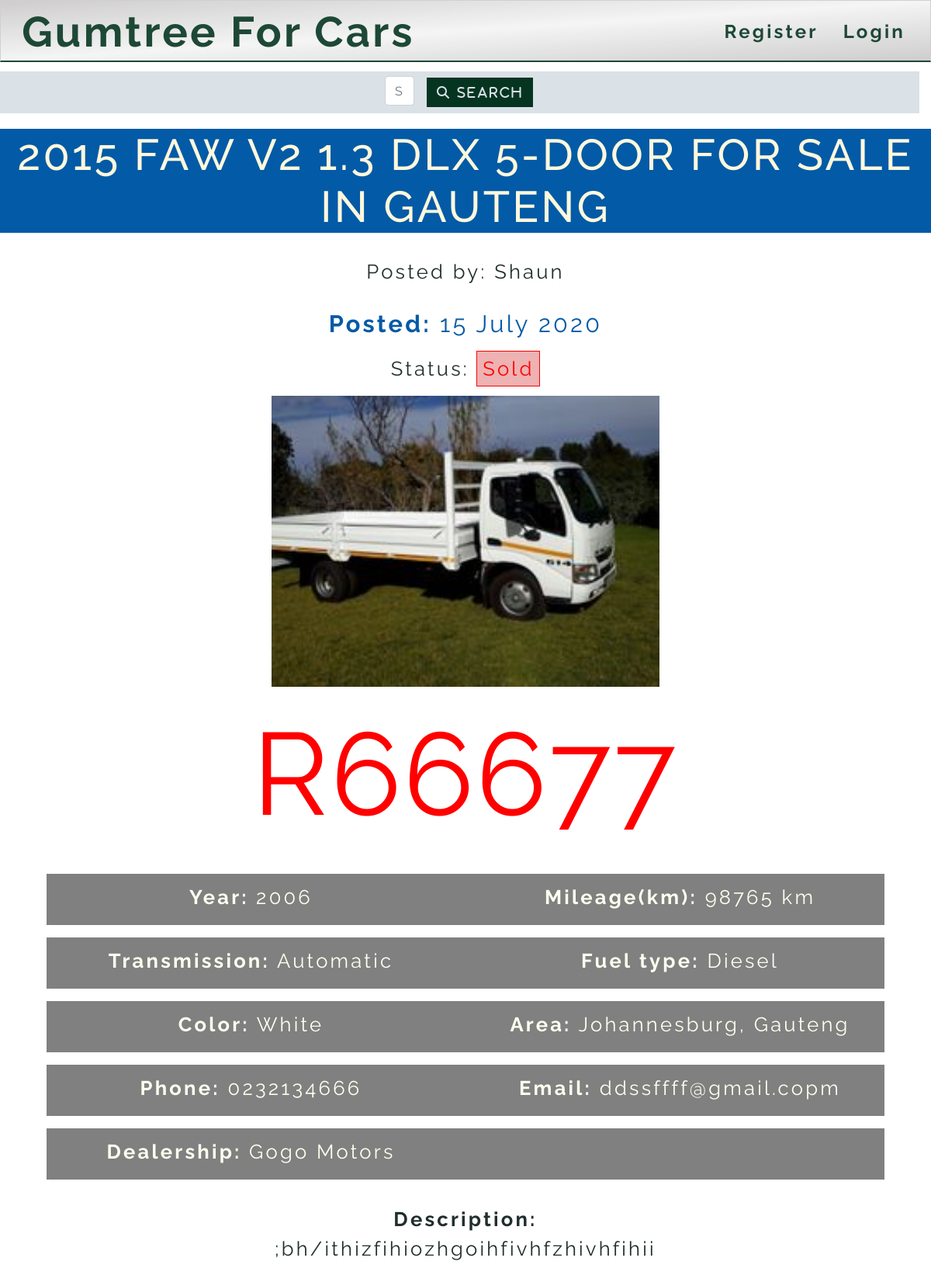
Screenshot of /car_information/10/ with the database file from the repository.
### carsforsale/models.py (models this page shows, shortened)
class Carsforsale(models.Model):
    transmission_choices = (
        ('Automatic', 'Automatic'), ('Manual', 'Manual')
    )
    fuel_choices = (
        ('Diesel', 'Diesel'),
        ('Petrol', 'Petrol')
    )
    provinces = (
        ('Gauteng', 'Gauteng'),
        ('North West', 'North west'),
        ('Free State', 'Free State'),
        ('Western Cape', 'Western Cape'),
        ('Mpumalanga', 'Mpumalanga'),
        ('Limpopo', 'Limpopo'),
        ('Eastern Cape', 'Eastern Cape'),
        ('Northern Cape', 'Northern Cape'),
        ('KwaZulu Natal', 'KwaZulu Natal'),
    )
    status_choices = (
        ('available', 'available'),
        ('sold','sold')
    )
    title = models.CharField(default='', max_length= 100)
    date = models.DateTimeField(auto_now_add=True)
    car_picture = models.ImageField(upload_to='cars_pictures', default='noimage.jpg', blank=True)
    price = models.CharField(default='', max_length= 10)
    status = models.CharField(max_length=10, default='avalable', choices= status_choices)
    make = models.CharField(max_length= 50, default='')
    model = models.CharField(max_length= 50, default='')
    manufactured = models.CharField(max_length=4, default='')
    mileage = models.CharField(max_length= 10, default='')
    transmission = models.CharField(default='', max_length=20, choices= transmission_choices)
    fuel_type = models.CharField(default='', max_length= 10, choices=fuel_choices)
    color =  models.CharField(default='', max_length= 50)
    car_description = models.TextField()
    city = models.CharField(max_length=50)
    province = models.CharField(max_length=50, choices= provinces)
    creator = models.ForeignKey(User, on_delete=models.CASCADE)
    phone = models.CharField(max_length=10, default=0)
    email = models.EmailField(default='', max_length= 50)
    dealership = models.CharField(default='', max_length=50)
    class Meta:
        verbose_name_plural = 'Carsforsale'

### carsforsale/views.py (the view)
# urls.py: path('car_information/<int:pk>/', CarDetailView.as_view(), name = 'car_info'),
class CarDetailView(DetailView):
    model = Carsforsale
    template_name = 'carsforsale/car_info.html'

### carsforsale/templates/carsforsale/car_info.html (shortened to what this page needs)
{% extends 'carsforsale/layout.html' %}
{% block navlinks %}
    {% if user.is_authenticated%}
    <li><a href="/account/profile">Profile</a></li>
    <li><a href="/postcar">Create car post</a></li>
    <li><a href="/account/logout">Logout</a></li>
    {% else %}
    <li><a href="/account/register">Register</a></li>
    <li><a href="/account/login">Login</a></li>
    {% endif %}
{% endblock %}
{% block content %}
<h3 class="car_info_heading">{{ object.title }}</h4>
<div class="myfield col s12 m2">
<p class="carinfo_list z-depth-1">Posted by: {{ object.creator.first_name}}</p>
    <p class="datetime"> <b>Posted:</b> {{ object.date|date:"d F Y"  }}</p>
    {% if object.status == 'available' %}
   <p>Status: <span class='available'>Available</span></p>
   {% else %}
   <p>Status: <span class='sold'>Sold</span></p>
   {% endif %}
   <img src="{{ object.car_picture.url }}" width="500px" class="z-depth-5">
   <p class="price z-depth-1"> {{ object.price}}</p>
   <ul class="car_details grey">
        <li class="carinfo_list z-depth-1"><b>Year: </b> {{ object.manufactured }} </li>
        <li class="carinfo_list z-depth-1"><b>Mileage(km):</b> {{ object.mileage }}</li>
    </ul>
    <ul class="car_details grey">
        <li class="carinfo_list z-depth-1"><b>Transmission:</b> {{ object.transmission }}</li>
        <li class="carinfo_list z-depth-1"><b>Fuel type:</b> {{ object.fuel_type }}</li>
    </ul>
    <ul class="car_details grey">
        <li class="carinfo_list z-depth-1"><b>Color:</b> {{ object.color }}</li>
        <li class="carinfo_list z-depth-1"><b>Area:</b> {{ object.city }}, {{object.province}}</li>
    </ul>
    <ul class="car_details grey">
        <li class="carinfo_list z-depth-1"><b>Phone:</b> {{ object.phone}}</li>
        <li class="carinfo_list z-depth-1"><b>Email:</b> {{ object.email }}</li>
    </ul>
    <ul class="car_details grey">
        <li class="carinfo_list z-depth-1"><b>Dealership: </b>{{ object.dealership}}</li>
        <li class="carinfo_list z-depth-1"></li>
    </ul>
    <p class="description z-depth-1"><b>Description:</b><br>{{ object.car_description }}</p>
{% endblock %}

### rows the page displays
Carsforsale: title "2015 FAW V2 1.3 DLX 5-DOOR FOR SALE IN GAUTENG", creator.first_name "Shaun", date "15 July 2020", car_picture (picture), price "R66677", manufactured "2006", mileage "98765 km", transmission "Automatic", fuel_type "Diesel", color "White", city "Johannesburg", province "Gauteng", phone "0232134666", email "ddssffff@gmail.copm", dealership "Gogo Motors", car_description ";bh/ithizfihiozhgoihfivhfzhivhfihii"
